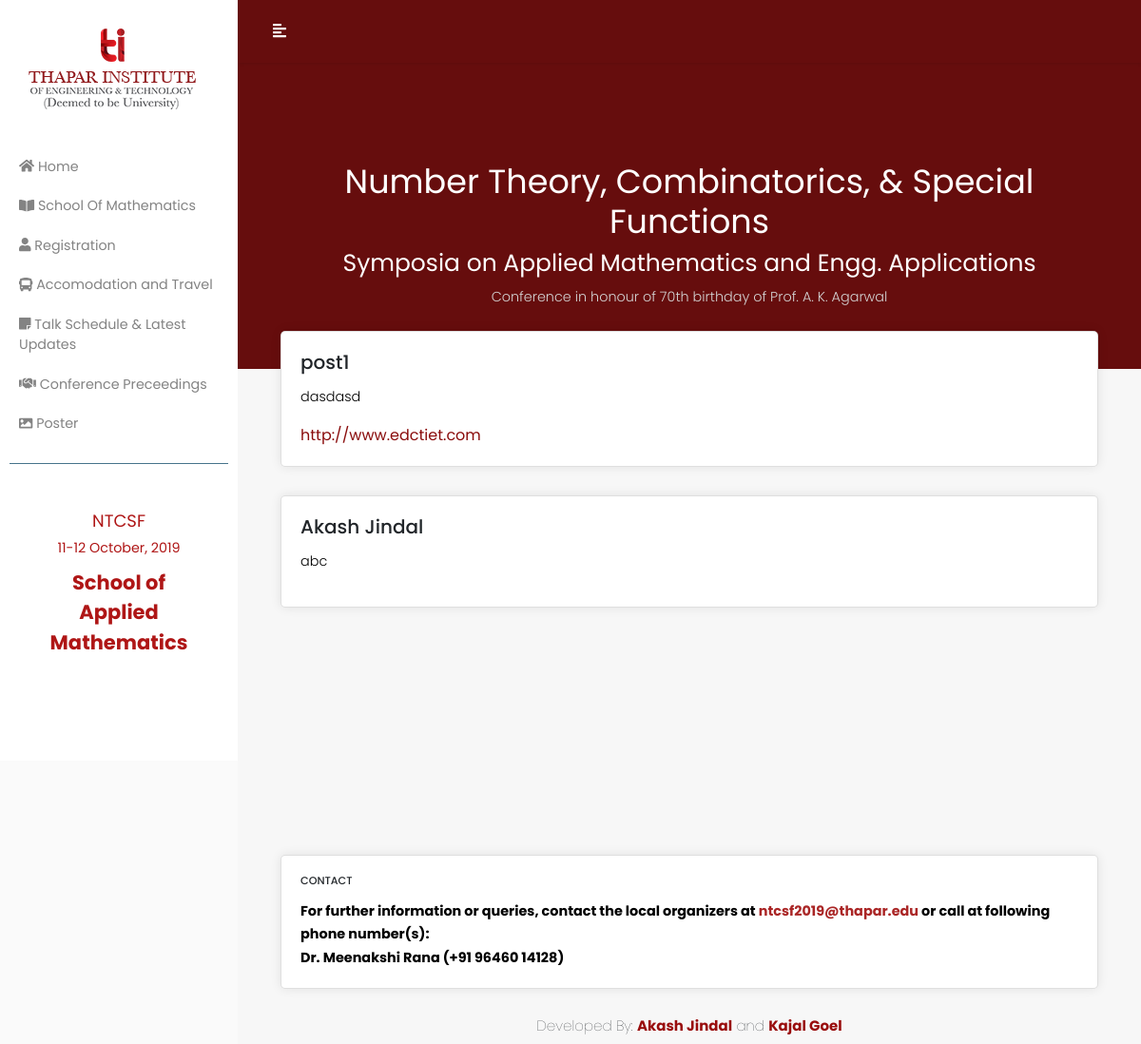
Before: /task-schedule with the older database file.
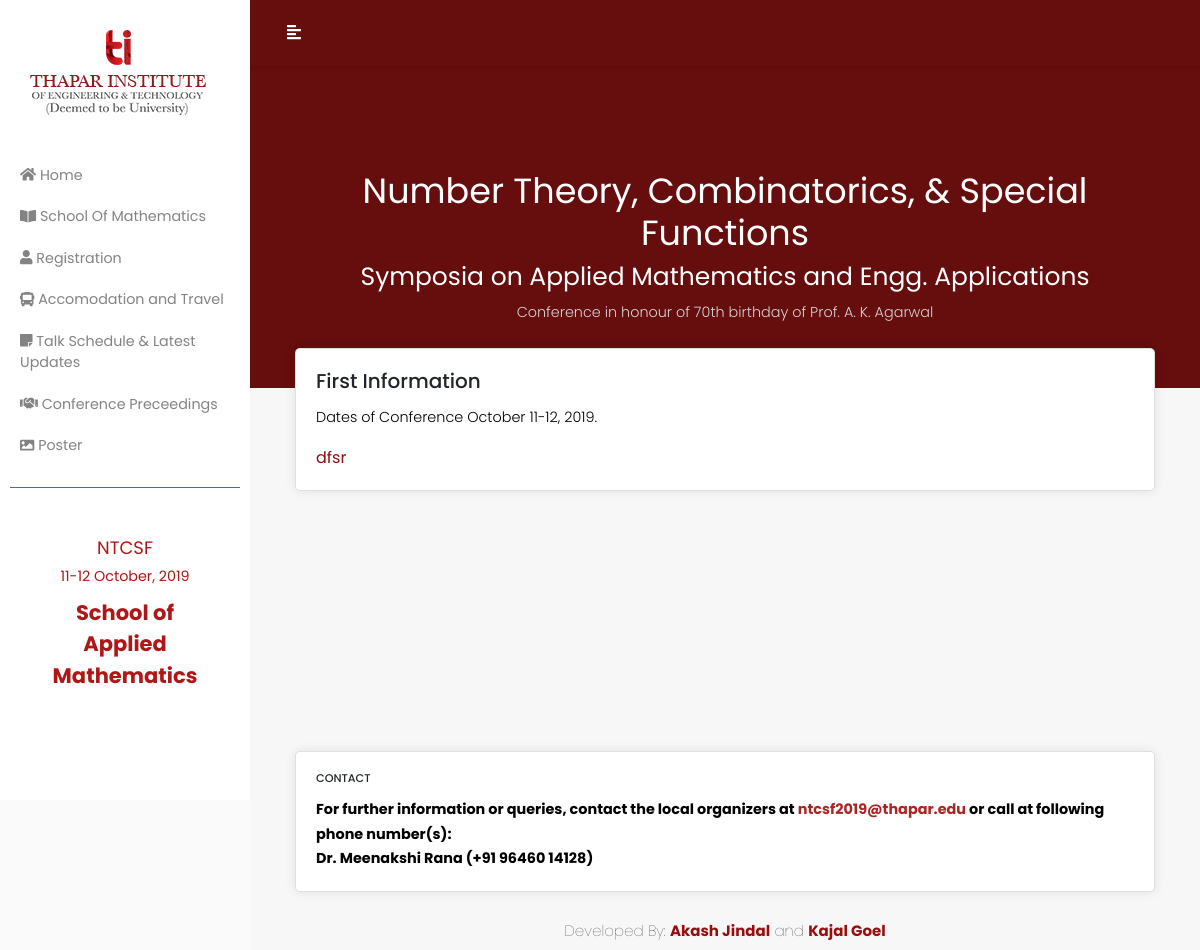
After: the same page with the newer database file.
### blog/models.py (models this page shows, shortened)
class Post(models.Model):
    name = models.CharField(max_length = 100)
    description = models.TextField(default = '')
    link = models.CharField(max_length = 100,default = '',null= True,blank = True)

### blog/views.py (the view)
# urls.py: path('task-schedule',TaskPage, name = 'task-schedule'),
def TaskPage(request):
    posts= Post.objects.all()
    return render(request,'blog/talk-schedule.html',{ 'posts':posts})

### blog/templates/blog/talk-schedule.html (shortened to what the changed rows need)
{% load static %}
<!DOCTYPE html>
<html>
<head>
    <link rel="stylesheet" href="https://stackpath.bootstrapcdn.com/bootstrap/4.1.0/css/bootstrap.min.css">
    <link rel="stylesheet" href="{% static 'blog/style2.css' %}">
    <link rel="stylesheet" href="https://cdnjs.cloudflare.com/ajax/libs/malihu-custom-scrollbar-plugin/3.1.5/jquery.mCustomScrollbar.min.css">
</head>
<body>
    <div class="wrapper" style="background-color: white;" >
        <div id="content" style="background-color: rgb(102, 13, 13);" >
                    <div class="jumbotron jumbotron-fluid" style="width: 80%;   display: block; margin: auto;  background: transparent; " >
                        <div class="container">
                          <h1 class="display-4" style="text-align: center; color:white;font-size: 35px; font-weight: 400; ">Number Theory, Combinatorics, & Special Functions</h1>
                          <h2 class="display-4" style="text-align: center; color:white;font-size: 25px; font-weight: 400; ">Symposia on Applied Mathematics and Engg. Applications
                            </h2>
                        </div>
                      </div>
              <div class="container-fluid" style="background-color: #f7f7f7;   " >
                <div class="row"  >
                    {% if  posts %}
                    {% for post in posts %}
                    <div class="col-sm-12 col-lg-12">
                            <div class="card" style="margin-top: -40px; margin-bottom: 70px;  margin-left: 30px; margin-right: 30px;  border-radius: 5px; box-shadow: 0 0 12px rgba(26, 26, 26, 0.089); "   >
                                <div class="card-body">
                                        <h5 class="card-title">{{post.name}}</h5>
                                           <p style="font-size: 90%; color: black;" > {{post.description}}      </p>
                                           {% if post.link %}
                                           <a href="{{post.link}}" style="color: rgb(138, 13, 13)" class="link" >{{post.link}}</a><br>
                                           {% endif %}
                                </div>
                              </div>
                        </div>
                        {% endfor %}
                    {% endif %}
                </div>
              </div>
        </div>
    </div>
</body>
</html>

Changed rows visible on the page:
removed Post: name "post1", description "dasdasd", link "http://www.edctiet.com"
removed Post: name "Akash Jindal", description "abc"
added Post: name "First Information", description "Dates of Conference October 11-12, 2019.", link "dfsr"
